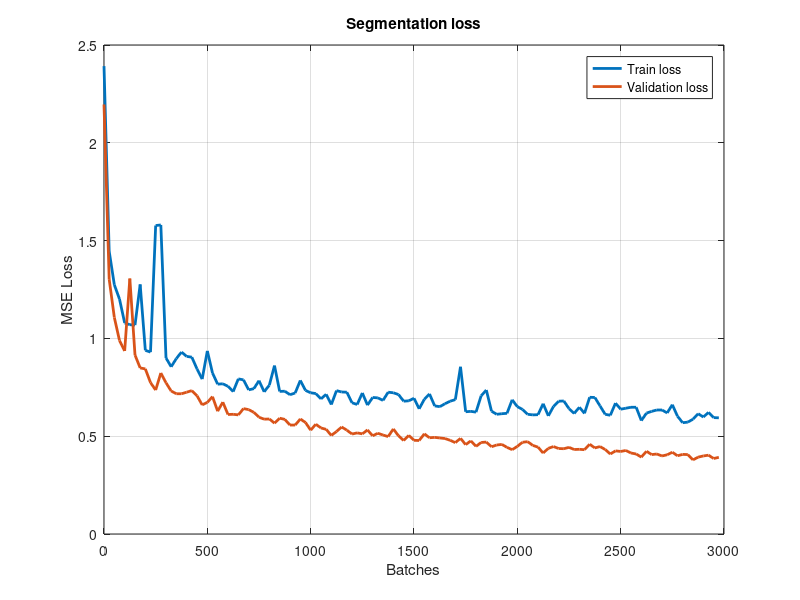

Write the MATLAB code that produced this figure.
clc
close all
clear all

% Byt .txt fil här
fileID = fopen('loss_seg.txt','r');
% Detta blir titeln på plot samt filnamnet på .eps filen
title_of_plot = "Segmentation loss";

formatSpec = '%s'; % String
inputStr  = fscanf(fileID,formatSpec);
disp(" ")

% Regular expression to match float values (including decimals)
floatPattern = '\d+\.\d+';

% Extract all float values from the input string
matches = regexp(inputStr, floatPattern, 'match');

% Initialize even and odd vectors
train_loss = [];
val_loss = [];

% Separate even and odd occurrences
for i = 1:numel(matches)
    if mod(i, 2) == 0
        train_loss = [train_loss, str2double(matches{i})];
    else
        val_loss = [val_loss, str2double(matches{i})];
    end
end

print_every = 25;
batch_vector = 0:print_every:print_every*length(val_loss)-1


figure(1)
hold on
grid on
box on
title(title_of_plot)
xlabel("Batches")
ylabel("MSE Loss")
set(gcf,'color','w');
plot(batch_vector,train_loss,'LineWidth',2)
plot(batch_vector, val_loss,'LineWidth',2)
legend("Train loss", "Validation loss")
saveas(gcf,title_of_plot,'epsc')